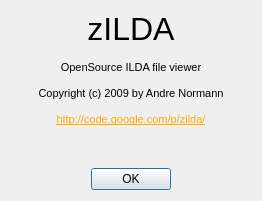
<?xml version="1.0" encoding="UTF-8"?>
<ui version="4.0">
 <class>AboutDialog</class>
 <widget class="QDialog" name="AboutDialog">
  <property name="geometry">
   <rect>
    <x>0</x>
    <y>0</y>
    <width>262</width>
    <height>201</height>
   </rect>
  </property>
  <property name="windowTitle">
   <string>About zILDA</string>
  </property>
  <property name="locale">
   <locale language="C" country="AnyCountry"/>
  </property>
  <property name="windowFilePath">
   <string/>
  </property>
  <property name="sizeGripEnabled">
   <bool>false</bool>
  </property>
  <property name="modal">
   <bool>false</bool>
  </property>
  <layout class="QVBoxLayout" name="verticalLayout">
   <item>
    <widget class="QLabel" name="label">
     <property name="text">
      <string>&lt;!DOCTYPE HTML PUBLIC &quot;-//W3C//DTD HTML 4.0//EN&quot; &quot;http://www.w3.org/TR/REC-html40/strict.dtd&quot;&gt;
&lt;html&gt;&lt;head&gt;&lt;meta name=&quot;qrichtext&quot; content=&quot;1&quot; /&gt;&lt;style type=&quot;text/css&quot;&gt;
p, li { white-space: pre-wrap; }
&lt;/style&gt;&lt;/head&gt;&lt;body style=&quot; font-family:'MS Shell Dlg 2'; font-size:8.25pt; font-weight:400; font-style:normal;&quot;&gt;
&lt;p align=&quot;center&quot; style=&quot; margin-top:0px; margin-bottom:0px; margin-left:0px; margin-right:0px; -qt-block-indent:0; text-indent:0px;&quot;&gt;&lt;span style=&quot; font-size:24pt;&quot;&gt;zILDA&lt;/span&gt;&lt;/p&gt;
&lt;p align=&quot;center&quot; style=&quot;-qt-paragraph-type:empty; margin-top:0px; margin-bottom:0px; margin-left:0px; margin-right:0px; -qt-block-indent:0; text-indent:0px; font-size:8pt;&quot;&gt;&lt;/p&gt;
&lt;p align=&quot;center&quot; style=&quot; margin-top:0px; margin-bottom:0px; margin-left:0px; margin-right:0px; -qt-block-indent:0; text-indent:0px;&quot;&gt;&lt;span style=&quot; font-size:8pt;&quot;&gt;OpenSource ILDA file viewer&lt;/span&gt;&lt;/p&gt;
&lt;p align=&quot;center&quot; style=&quot;-qt-paragraph-type:empty; margin-top:0px; margin-bottom:0px; margin-left:0px; margin-right:0px; -qt-block-indent:0; text-indent:0px; font-size:8pt;&quot;&gt;&lt;/p&gt;
&lt;p align=&quot;center&quot; style=&quot; margin-top:0px; margin-bottom:0px; margin-left:0px; margin-right:0px; -qt-block-indent:0; text-indent:0px;&quot;&gt;&lt;span style=&quot; font-size:8pt;&quot;&gt;Copyright (c) 2009 by Andre Normann&lt;/span&gt;&lt;/p&gt;
&lt;p align=&quot;center&quot; style=&quot;-qt-paragraph-type:empty; margin-top:0px; margin-bottom:0px; margin-left:0px; margin-right:0px; -qt-block-indent:0; text-indent:0px; font-size:8pt;&quot;&gt;&lt;/p&gt;
&lt;p align=&quot;center&quot; style=&quot; margin-top:0px; margin-bottom:0px; margin-left:0px; margin-right:0px; -qt-block-indent:0; text-indent:0px;&quot;&gt;&lt;a href=&quot;http://code.google.com/p/zilda/&quot;&gt;&lt;span style=&quot; text-decoration: underline; color:#ffaa00;&quot;&gt;http://code.google.com/p/zilda/&lt;/span&gt;&lt;/a&gt;&lt;/p&gt;&lt;/body&gt;&lt;/html&gt;</string>
     </property>
     <property name="openExternalLinks">
      <bool>true</bool>
     </property>
    </widget>
   </item>
   <item>
    <spacer name="verticalSpacer">
     <property name="orientation">
      <enum>Qt::Vertical</enum>
     </property>
     <property name="sizeHint" stdset="0">
      <size>
       <width>20</width>
       <height>248</height>
      </size>
     </property>
    </spacer>
   </item>
   <item>
    <widget class="QDialogButtonBox" name="buttonBox">
     <property name="orientation">
      <enum>Qt::Horizontal</enum>
     </property>
     <property name="standardButtons">
      <set>QDialogButtonBox::Ok</set>
     </property>
     <property name="centerButtons">
      <bool>true</bool>
     </property>
    </widget>
   </item>
  </layout>
 </widget>
 <resources/>
 <connections>
  <connection>
   <sender>buttonBox</sender>
   <signal>accepted()</signal>
   <receiver>AboutDialog</receiver>
   <slot>accept()</slot>
   <hints>
    <hint type="sourcelabel">
     <x>248</x>
     <y>254</y>
    </hint>
    <hint type="destinationlabel">
     <x>157</x>
     <y>274</y>
    </hint>
   </hints>
  </connection>
  <connection>
   <sender>buttonBox</sender>
   <signal>rejected()</signal>
   <receiver>AboutDialog</receiver>
   <slot>reject()</slot>
   <hints>
    <hint type="sourcelabel">
     <x>316</x>
     <y>260</y>
    </hint>
    <hint type="destinationlabel">
     <x>286</x>
     <y>274</y>
    </hint>
   </hints>
  </connection>
 </connections>
</ui>
